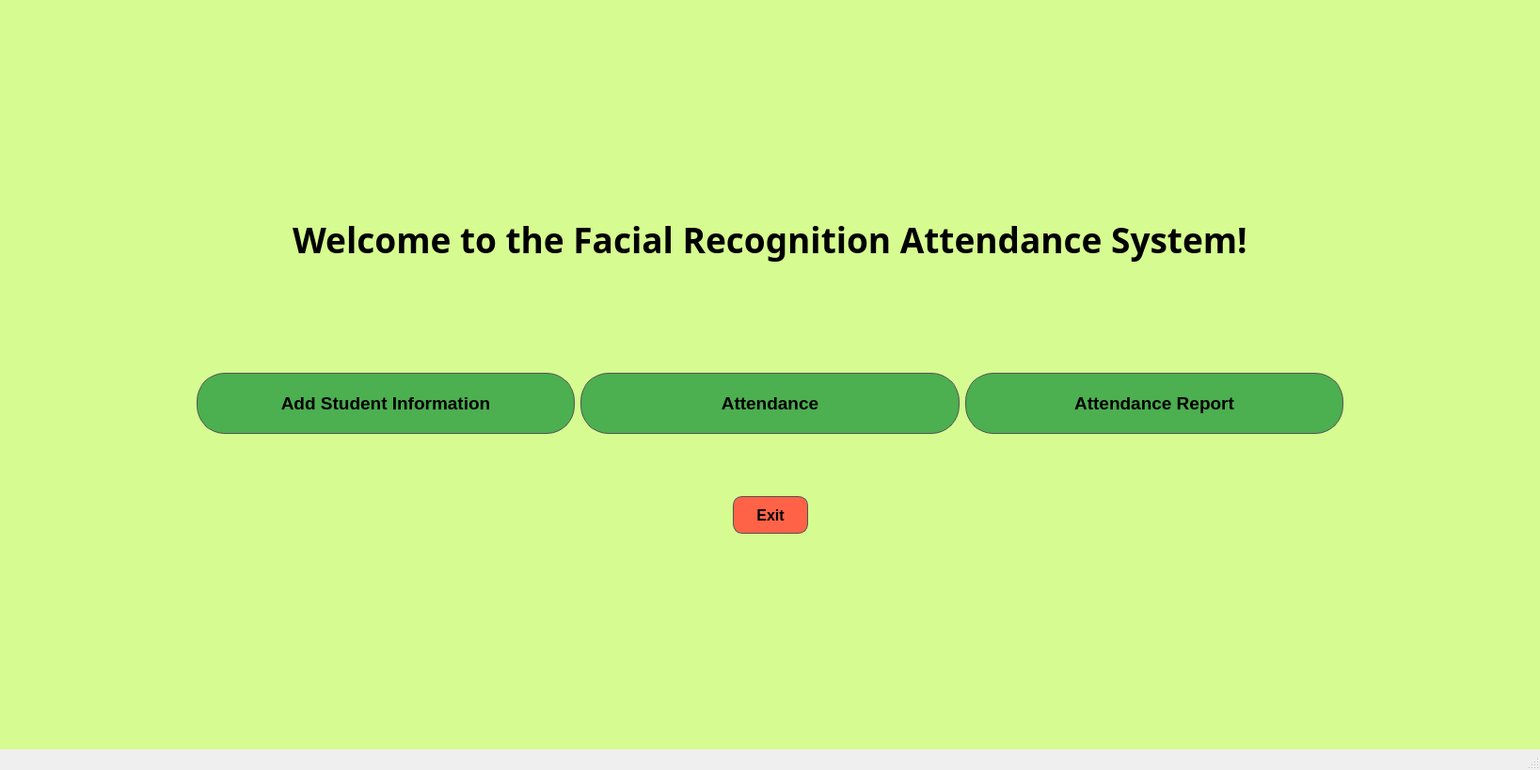
<?xml version="1.0" encoding="UTF-8"?>
<ui version="4.0">
 <class>MainWindow</class>
 <widget class="QMainWindow" name="MainWindow">
  <property name="geometry">
   <rect>
    <x>0</x>
    <y>0</y>
    <width>1637</width>
    <height>818</height>
   </rect>
  </property>
  <property name="windowTitle">
   <string>MainWindow</string>
  </property>
  <widget class="QWidget" name="centralwidget">
   <property name="styleSheet">
    <string notr="true">background-color: #D6FB90;</string>
   </property>
   <layout class="QVBoxLayout" name="verticalLayoutCentral">
    <item>
     <spacer name="verticalSpacerTop">
      <property name="orientation">
       <enum>Qt::Vertical</enum>
      </property>
      <property name="sizeType">
       <enum>QSizePolicy::Expanding</enum>
      </property>
      <property name="sizeHint" stdset="0">
       <size>
        <width>0</width>
        <height>0</height>
       </size>
      </property>
     </spacer>
    </item>
    <item>
     <layout class="QVBoxLayout" name="verticalLayout">
      <property name="leftMargin">
       <number>200</number>
      </property>
      <property name="rightMargin">
       <number>200</number>
      </property>
      <item>
       <widget class="QLabel" name="label">
        <property name="font">
         <font>
          <family>Myanmar Text</family>
          <pointsize>28</pointsize>
          <weight>75</weight>
          <bold>true</bold>
         </font>
        </property>
        <property name="text">
         <string>Welcome to the Facial Recognition Attendance System!</string>
        </property>
        <property name="alignment">
         <set>Qt::AlignCenter</set>
        </property>
       </widget>
      </item>
      <item>
       <spacer name="verticalSpacerBetweenLabelAndImages">
        <property name="orientation">
         <enum>Qt::Vertical</enum>
        </property>
        <property name="sizeHint" stdset="0">
         <size>
          <width>20</width>
          <height>50</height>
         </size>
        </property>
       </spacer>
      </item>
      <item>
       <layout class="QHBoxLayout" name="horizontalLayout_2">
        <item>
         <widget class="QLabel" name="label_2">
          <property name="minimumSize">
           <size>
            <width>200</width>
            <height>0</height>
           </size>
          </property>
          <property name="text">
           <string/>
          </property>
          <property name="pixmap">
           <pixmap>images/register.png</pixmap>
          </property>
          <property name="scaledContents">
           <bool>true</bool>
          </property>
          <property name="alignment">
           <set>Qt::AlignCenter</set>
          </property>
         </widget>
        </item>
        <item>
         <widget class="QLabel" name="label_4">
          <property name="minimumSize">
           <size>
            <width>200</width>
            <height>0</height>
           </size>
          </property>
          <property name="text">
           <string/>
          </property>
          <property name="pixmap">
           <pixmap>images/Attendance.png</pixmap>
          </property>
          <property name="scaledContents">
           <bool>true</bool>
          </property>
          <property name="alignment">
           <set>Qt::AlignCenter</set>
          </property>
         </widget>
        </item>
        <item>
         <widget class="QLabel" name="label_3">
          <property name="minimumSize">
           <size>
            <width>200</width>
            <height>0</height>
           </size>
          </property>
          <property name="text">
           <string/>
          </property>
          <property name="pixmap">
           <pixmap>images/report.png</pixmap>
          </property>
          <property name="scaledContents">
           <bool>true</bool>
          </property>
          <property name="alignment">
           <set>Qt::AlignCenter</set>
          </property>
         </widget>
        </item>
       </layout>
      </item>
      <item>
       <spacer name="verticalSpacerBetweenImagesAndButtons">
        <property name="orientation">
         <enum>Qt::Vertical</enum>
        </property>
        <property name="sizeHint" stdset="0">
         <size>
          <width>20</width>
          <height>40</height>
         </size>
        </property>
       </spacer>
      </item>
      <item>
       <layout class="QHBoxLayout" name="horizontalLayout_4">
        <item>
         <layout class="QGridLayout" name="gridLayout_6">
          <item row="0" column="0">
           <layout class="QHBoxLayout" name="horizontalLayout_7">
            <item>
             <widget class="QPushButton" name="pushButton_3">
              <property name="minimumSize">
               <size>
                <width>0</width>
                <height>65</height>
               </size>
              </property>
              <property name="maximumSize">
               <size>
                <width>16777</width>
                <height>16777215</height>
               </size>
              </property>
              <property name="font">
               <font>
                <pointsize>14</pointsize>
                <weight>75</weight>
                <bold>true</bold>
               </font>
              </property>
              <property name="styleSheet">
               <string notr="true">background-color: #4CAF50;
border: 1px solid #555;
border-radius: 30px;</string>
              </property>
              <property name="text">
               <string>Add Student Information</string>
              </property>
             </widget>
            </item>
            <item>
             <widget class="QPushButton" name="pushButton">
              <property name="minimumSize">
               <size>
                <width>0</width>
                <height>65</height>
               </size>
              </property>
              <property name="maximumSize">
               <size>
                <width>16777</width>
                <height>16777215</height>
               </size>
              </property>
              <property name="font">
               <font>
                <pointsize>14</pointsize>
                <weight>75</weight>
                <bold>true</bold>
               </font>
              </property>
              <property name="styleSheet">
               <string notr="true">background-color: #4CAF50;
border: 1px solid #555;
border-radius: 30px;</string>
              </property>
              <property name="text">
               <string>Attendance</string>
              </property>
             </widget>
            </item>
            <item>
             <widget class="QPushButton" name="pushButton_2">
              <property name="minimumSize">
               <size>
                <width>0</width>
                <height>65</height>
               </size>
              </property>
              <property name="maximumSize">
               <size>
                <width>16777</width>
                <height>16777215</height>
               </size>
              </property>
              <property name="font">
               <font>
                <pointsize>14</pointsize>
                <weight>75</weight>
                <bold>true</bold>
               </font>
              </property>
              <property name="styleSheet">
               <string notr="true">background-color: #4CAF50;
border: 1px solid #555;
border-radius: 30px;</string>
              </property>
              <property name="text">
               <string>Attendance Report</string>
              </property>
             </widget>
            </item>
           </layout>
          </item>
         </layout>
        </item>
       </layout>
      </item>
      <item>
       <spacer name="verticalSpacer">
        <property name="orientation">
         <enum>Qt::Vertical</enum>
        </property>
        <property name="sizeHint" stdset="0">
         <size>
          <width>20</width>
          <height>60</height>
         </size>
        </property>
       </spacer>
      </item>
      <item>
       <spacer name="verticalSpacerBottom">
        <property name="orientation">
         <enum>Qt::Vertical</enum>
        </property>
        <property name="sizeType">
         <enum>QSizePolicy::Expanding</enum>
        </property>
        <property name="sizeHint" stdset="0">
         <size>
          <width>0</width>
          <height>0</height>
         </size>
        </property>
       </spacer>
      </item>
      <item>
       <layout class="QHBoxLayout" name="horizontalLayout_8">
        <item>
         <spacer name="horizontalSpacer">
          <property name="orientation">
           <enum>Qt::Horizontal</enum>
          </property>
          <property name="sizeHint" stdset="0">
           <size>
            <width>0</width>
            <height>0</height>
           </size>
          </property>
         </spacer>
        </item>
        <item>
         <widget class="QPushButton" name="exitButton">
          <property name="minimumSize">
           <size>
            <width>80</width>
            <height>40</height>
           </size>
          </property>
          <property name="maximumSize">
           <size>
            <width>100</width>
            <height>50</height>
           </size>
          </property>
          <property name="font">
           <font>
            <pointsize>12</pointsize>
            <weight>75</weight>
            <bold>true</bold>
           </font>
          </property>
          <property name="styleSheet">
           <string notr="true">background-color: #FF6347;
border: 1px solid #555;
border-radius: 10px;</string>
          </property>
          <property name="text">
           <string>Exit</string>
          </property>
         </widget>
        </item>
        <item>
         <spacer name="horizontalSpacer_2">
          <property name="orientation">
           <enum>Qt::Horizontal</enum>
          </property>
          <property name="sizeHint" stdset="0">
           <size>
            <width>0</width>
            <height>0</height>
           </size>
          </property>
         </spacer>
        </item>
       </layout>
      </item>
     </layout>
    </item>
    <item>
     <spacer name="verticalSpacerBottom">
      <property name="orientation">
       <enum>Qt::Vertical</enum>
      </property>
      <property name="sizeType">
       <enum>QSizePolicy::Expanding</enum>
      </property>
      <property name="sizeHint" stdset="0">
       <size>
        <width>0</width>
        <height>0</height>
       </size>
      </property>
     </spacer>
    </item>
   </layout>
  </widget>
  <widget class="QMenuBar" name="menubar">
   <property name="geometry">
    <rect>
     <x>0</x>
     <y>0</y>
     <width>1637</width>
     <height>26</height>
    </rect>
   </property>
  </widget>
  <widget class="QStatusBar" name="statusbar"/>
 </widget>
 <resources/>
 <connections/>
</ui>
